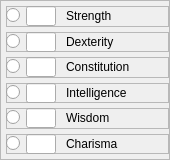
        <widget class="QFrame" name="savingThrowsBox">
         <property name="geometry">
          <rect>
           <x>40</x>
           <y>450</y>
           <width>170</width>
           <height>160</height>
          </rect>
         </property>
         <property name="styleSheet">
          <string notr="true">font: 12pt &quot;Eberron&quot;;</string>
         </property>
         <property name="frameShape">
          <enum>QFrame::StyledPanel</enum>
         </property>
         <property name="frameShadow">
          <enum>QFrame::Raised</enum>
         </property>
         <layout class="QVBoxLayout" name="verticalLayout">
          <property name="spacing">
           <number>5</number>
          </property>
          <property name="leftMargin">
           <number>5</number>
          </property>
          <property name="topMargin">
           <number>5</number>
          </property>
          <property name="rightMargin">
           <number>0</number>
          </property>
          <property name="bottomMargin">
           <number>5</number>
          </property>
          <item>
           <widget class="QFrame" name="strengthThrowsBox">
            <property name="styleSheet">
             <string notr="true">font: 12pt &quot;Eberron&quot;;</string>
            </property>
            <property name="frameShape">
             <enum>QFrame::StyledPanel</enum>
            </property>
            <property name="frameShadow">
             <enum>QFrame::Raised</enum>
            </property>
            <widget class="QRadioButton" name="strengthThrowsRButton">
             <property name="geometry">
              <rect>
               <x>0</x>
               <y>2</y>
               <width>160</width>
               <height>15</height>
              </rect>
             </property>
             <property name="accessibleName">
              <string>strength</string>
             </property>
             <property name="styleSheet">
              <string notr="true">font: 12pt &quot;Eberron&quot;;</string>
             </property>
             <property name="text">
              <string/>
             </property>
            </widget>
            <widget class="QLineEdit" name="strengthThrows">
             <property name="geometry">
              <rect>
               <x>20</x>
               <y>0</y>
               <width>30</width>
               <height>20</height>
              </rect>
             </property>
             <property name="accessibleName">
              <string>strengthBonus</string>
             </property>
             <property name="accessibleDescription">
              <string/>
             </property>
             <property name="styleSheet">
              <string notr="true">font: 12pt &quot;Eberron&quot;;</string>
             </property>
             <property name="maxLength">
              <number>2</number>
             </property>
             <property name="alignment">
              <set>Qt::AlignCenter</set>
             </property>
            </widget>
            <widget class="QLabel" name="strengthThrowsLabel">
             <property name="geometry">
              <rect>
               <x>60</x>
               <y>0</y>
               <width>100</width>
               <height>20</height>
              </rect>
             </property>
             <property name="styleSheet">
              <string notr="true">font: 12pt &quot;Eberron&quot;;</string>
             </property>
             <property name="text">
              <string>Strength</string>
             </property>
             <property name="textInteractionFlags">
              <set>Qt::NoTextInteraction</set>
             </property>
            </widget>
           </widget>
          </item>
          <item>
           <widget class="QFrame" name="dexterityThrowsBox">
            <property name="styleSheet">
             <string notr="true">font: 12pt &quot;Eberron&quot;;</string>
            </property>
            <property name="frameShape">
             <enum>QFrame::StyledPanel</enum>
            </property>
            <property name="frameShadow">
             <enum>QFrame::Raised</enum>
            </property>
            <widget class="QRadioButton" name="dexterityThrowsRButton">
             <property name="geometry">
              <rect>
               <x>0</x>
               <y>2</y>
               <width>160</width>
               <height>15</height>
              </rect>
             </property>
             <property name="accessibleName">
              <string>dexterity</string>
             </property>
             <property name="styleSheet">
              <string notr="true">font: 12pt &quot;Eberron&quot;;</string>
             </property>
             <property name="text">
              <string/>
             </property>
            </widget>
            <widget class="QLineEdit" name="dexterityThrows">
             <property name="geometry">
              <rect>
               <x>20</x>
               <y>0</y>
               <width>30</width>
               <height>20</height>
              </rect>
             </property>
             <property name="accessibleName">
              <string>dexterityBonus</string>
             </property>
             <property name="accessibleDescription">
              <string/>
             </property>
             <property name="styleSheet">
              <string notr="true">font: 12pt &quot;Eberron&quot;;</string>
             </property>
             <property name="maxLength">
              <number>2</number>
             </property>
             <property name="alignment">
              <set>Qt::AlignCenter</set>
             </property>
            </widget>
            <widget class="QLabel" name="dexterityThrowsLabel">
             <property name="geometry">
              <rect>
               <x>60</x>
               <y>0</y>
               <width>100</width>
               <height>20</height>
              </rect>
             </property>
             <property name="styleSheet">
              <string notr="true">font: 12pt &quot;Eberron&quot;;</string>
             </property>
             <property name="text">
              <string>Dexterity</string>
             </property>
             <property name="textInteractionFlags">
              <set>Qt::NoTextInteraction</set>
             </property>
            </widget>
           </widget>
          </item>
          <item>
           <widget class="QFrame" name="constitutionThrowsBox">
            <property name="styleSheet">
             <string notr="true">font: 12pt &quot;Eberron&quot;;</string>
            </property>
            <property name="frameShape">
             <enum>QFrame::StyledPanel</enum>
            </property>
            <property name="frameShadow">
             <enum>QFrame::Raised</enum>
            </property>
            <widget class="QRadioButton" name="constitutionThrowsRButton">
             <property name="geometry">
              <rect>
               <x>0</x>
               <y>2</y>
               <width>160</width>
               <height>15</height>
              </rect>
             </property>
             <property name="accessibleName">
              <string>constitution</string>
             </property>
             <property name="styleSheet">
              <string notr="true">font: 12pt &quot;Eberron&quot;;</string>
             </property>
             <property name="text">
              <string/>
             </property>
            </widget>
            <widget class="QLineEdit" name="constitutionThrows">
             <property name="geometry">
              <rect>
               <x>20</x>
               <y>0</y>
               <width>30</width>
               <height>20</height>
              </rect>
             </property>
             <property name="accessibleName">
              <string>constitutionBonus</string>
             </property>
             <property name="accessibleDescription">
              <string/>
             </property>
             <property name="styleSheet">
              <string notr="true">font: 12pt &quot;Eberron&quot;;</string>
             </property>
             <property name="maxLength">
              <number>2</number>
             </property>
             <property name="alignment">
              <set>Qt::AlignCenter</set>
             </property>
            </widget>
            <widget class="QLabel" name="constitutionThrowsLabel">
             <property name="geometry">
              <rect>
               <x>60</x>
               <y>0</y>
               <width>100</width>
               <height>20</height>
              </rect>
             </property>
             <property name="styleSheet">
              <string notr="true">font: 12pt &quot;Eberron&quot;;</string>
             </property>
             <property name="text">
              <string>Constitution</string>
             </property>
             <property name="textInteractionFlags">
              <set>Qt::NoTextInteraction</set>
             </property>
            </widget>
           </widget>
          </item>
          <item>
           <widget class="QFrame" name="intelligenceThrowsBox">
            <property name="styleSheet">
             <string notr="true">font: 12pt &quot;Eberron&quot;;</string>
            </property>
            <property name="frameShape">
             <enum>QFrame::StyledPanel</enum>
            </property>
            <property name="frameShadow">
             <enum>QFrame::Raised</enum>
            </property>
            <widget class="QRadioButton" name="intelligenceThrowsRButton">
             <property name="geometry">
              <rect>
               <x>0</x>
               <y>2</y>
               <width>160</width>
               <height>15</height>
              </rect>
             </property>
             <property name="accessibleName">
              <string>intelligence</string>
             </property>
             <property name="styleSheet">
              <string notr="true">font: 12pt &quot;Eberron&quot;;</string>
             </property>
             <property name="text">
              <string/>
             </property>
            </widget>
            <widget class="QLineEdit" name="intelligenceThrows">
             <property name="geometry">
              <rect>
               <x>20</x>
               <y>0</y>
               <width>30</width>
               <height>20</height>
              </rect>
             </property>
             <property name="accessibleName">
              <string>intelligenceBonus</string>
             </property>
             <property name="accessibleDescription">
              <string/>
             </property>
             <property name="styleSheet">
              <string notr="true">font: 12pt &quot;Eberron&quot;;</string>
             </property>
             <property name="maxLength">
              <number>2</number>
             </property>
             <property name="alignment">
              <set>Qt::AlignCenter</set>
             </property>
            </widget>
            <widget class="QLabel" name="intelligenceThrowsLabel">
             <property name="geometry">
              <rect>
               <x>60</x>
               <y>0</y>
               <width>100</width>
               <height>20</height>
              </rect>
             </property>
             <property name="styleSheet">
              <string notr="true">font: 12pt &quot;Eberron&quot;;</string>
             </property>
             <property name="text">
              <string>Intelligence</string>
             </property>
             <property name="textInteractionFlags">
              <set>Qt::NoTextInteraction</set>
             </property>
            </widget>
           </widget>
          </item>
          <item>
           <widget class="QFrame" name="wisdomThrowsBox">
            <property name="styleSheet">
             <string notr="true">font: 12pt &quot;Eberron&quot;;</string>
            </property>
            <property name="frameShape">
             <enum>QFrame::StyledPanel</enum>
            </property>
            <property name="frameShadow">
             <enum>QFrame::Raised</enum>
            </property>
            <widget class="QRadioButton" name="wisdomThrowsRButton">
             <property name="geometry">
              <rect>
               <x>0</x>
               <y>2</y>
               <width>160</width>
               <height>15</height>
              </rect>
             </property>
             <property name="accessibleName">
              <string>wisdom</string>
             </property>
             <property name="styleSheet">
              <string notr="true">font: 12pt &quot;Eberron&quot;;</string>
             </property>
             <property name="text">
              <string/>
             </property>
            </widget>
            <widget class="QLineEdit" name="wisdomThrows">
             <property name="geometry">
              <rect>
               <x>20</x>
               <y>0</y>
               <width>30</width>
               <height>20</height>
              </rect>
             </property>
             <property name="accessibleName">
              <string>wisdomBonus</string>
             </property>
             <property name="accessibleDescription">
              <string/>
             </property>
             <property name="styleSheet">
              <string notr="true">font: 12pt &quot;Eberron&quot;;</string>
             </property>
             <property name="maxLength">
              <number>2</number>
             </property>
             <property name="alignment">
              <set>Qt::AlignCenter</set>
             </property>
            </widget>
            <widget class="QLabel" name="wisdomThrowsLabel">
             <property name="geometry">
              <rect>
               <x>60</x>
               <y>0</y>
               <width>100</width>
               <height>20</height>
              </rect>
             </property>
             <property name="styleSheet">
              <string notr="true">font: 12pt &quot;Eberron&quot;;</string>
             </property>
             <property name="text">
              <string>Wisdom</string>
             </property>
             <property name="textInteractionFlags">
              <set>Qt::NoTextInteraction</set>
             </property>
            </widget>
           </widget>
          </item>
          <item>
           <widget class="QFrame" name="charismaThrowsBox">
            <property name="styleSheet">
             <string notr="true">font: 12pt &quot;Eberron&quot;;</string>
            </property>
            <property name="frameShape">
             <enum>QFrame::StyledPanel</enum>
            </property>
            <property name="frameShadow">
             <enum>QFrame::Raised</enum>
            </property>
            <widget class="QRadioButton" name="charismaThrowsRButton">
             <property name="geometry">
              <rect>
               <x>0</x>
               <y>2</y>
               <width>160</width>
               <height>15</height>
              </rect>
             </property>
             <property name="accessibleName">
              <string>charisma</string>
             </property>
             <property name="styleSheet">
              <string notr="true">font: 12pt &quot;Eberron&quot;;</string>
             </property>
             <property name="text">
              <string/>
             </property>
            </widget>
            <widget class="QLineEdit" name="charismaThrows">
             <property name="geometry">
              <rect>
               <x>20</x>
               <y>0</y>
               <width>30</width>
               <height>20</height>
              </rect>
             </property>
             <property name="accessibleName">
              <string>charismaBonus</string>
             </property>
             <property name="accessibleDescription">
              <string/>
             </property>
             <property name="styleSheet">
              <string notr="true">font: 12pt &quot;Eberron&quot;;</string>
             </property>
             <property name="maxLength">
              <number>2</number>
             </property>
             <property name="alignment">
              <set>Qt::AlignCenter</set>
             </property>
            </widget>
            <widget class="QLabel" name="charismaThrowsLabel">
             <property name="geometry">
              <rect>
               <x>60</x>
               <y>0</y>
               <width>100</width>
               <height>20</height>
              </rect>
             </property>
             <property name="styleSheet">
              <string notr="true">font: 12pt &quot;Eberron&quot;;</string>
             </property>
             <property name="text">
              <string>Charisma</string>
             </property>
             <property name="textInteractionFlags">
              <set>Qt::NoTextInteraction</set>
             </property>
            </widget>
           </widget>
          </item>
         </layout>
        </widget>
